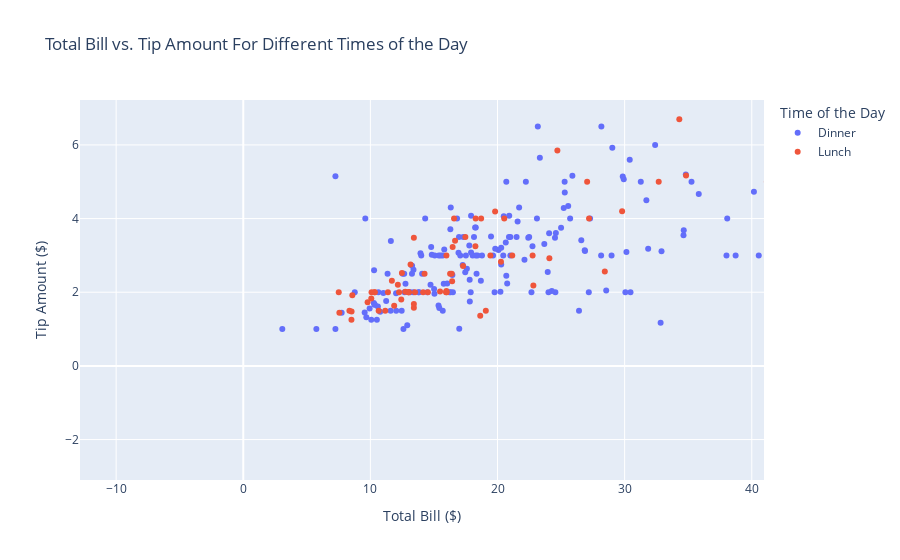

Here is the notebook cell this chart was saved with:
### Markdown cell above
Almost always, you will want to customize axes labels and texts in your plot. Using the `labels` keyword enables you to achieve this:

### Code cell
tips.plot.scatter(
    x="total_bill",
    y="tip",
    color="time",
    labels={
        "total_bill": "Total Bill ($)",
        "tip": "Tip Amount ($)",
        "time": "Time of the Day",
    },
    title="Total Bill vs. Tip Amount For Different Times of the Day",
)

### Figure 1 — Plotly figure (JSON) as saved in the notebook; plotly's stock layout.template omitted (floating-point values rounded to 4 significant figures; data arrays with more than 128 entries replaced by an {"elided": "..."} marker saying what was removed)
{"data": [{"hovertemplate": "Time of the Day=Dinner<br>Total Bill ($)=%{x}<br>Tip Amount ($)=%{y}<extra></extra>", "legendgroup": "Dinner", "marker": {"color": "#636efa", "symbol": "circle"}, "mode": "markers", "name": "Dinner", "orientation": "v", "showlegend": true, "type": "scatter", "x": {"elided": "176 float values"}, "xaxis": "x", "y": {"elided": "176 float values"}, "yaxis": "y"}, {"hovertemplate": "Time of the Day=Lunch<br>Total Bill ($)=%{x}<br>Tip Amount ($)=%{y}<extra></extra>", "legendgroup": "Lunch", "marker": {"color": "#EF553B", "symbol": "circle"}, "mode": "markers", "name": "Lunch", "orientation": "v", "showlegend": true, "type": "scatter", "x": [27.2, 22.76, 17.29, 19.44, 16.66, 10.07, 32.68, 15.98, 34.83, 13.03, 18.28, 24.71, 21.16, 10.65, 12.43, 24.08, 11.69, 13.42, 14.26, 15.95, 12.48, 29.8, 8.52, 14.52, 11.38, 22.82, 19.08, 20.27, 11.17, 12.26, 18.26, 8.51, 10.33, 14.15, 16, 13.16, 17.47, 34.3, 41.19, 27.05, 16.43, 8.35, 18.64, 11.87, 9.78, 7.51, 19.81, 28.44, 15.48, 16.58, 7.56, 10.34, 43.11, 13, 13.51, 18.71, 12.74, 13, 16.4, 20.53, 16.47, 12.16, 13.42, 8.58, 15.98, 13.42, 16.27, 10.09], "xaxis": "x", "y": [4, 3, 2.71, 3, 3.4, 1.83, 5, 2.03, 5.17, 2, 4, 5.85, 3, 1.5, 1.8, 2.92, 2.31, 1.68, 2.5, 2, 2.52, 4.2, 1.48, 2, 2, 2.18, 1.5, 2.83, 1.5, 2, 3.25, 1.25, 2, 2, 2, 2.75, 3.5, 6.7, 5, 5, 2.3, 1.5, 1.36, 1.63, 1.73, 2, 4.19, 2.56, 2.02, 4, 1.44, 2, 5, 2, 2, 4, 2.01, 2, 2.5, 4, 3.23, 2.2, 3.48, 1.92, 3, 1.58, 2.5, 2], "yaxis": "y"}], "layout": {"autosize": true, "dragmode": "pan", "legend": {"title": {"text": "Time of the Day"}, "tracegroupgap": 0}, "title": {"text": "Total Bill vs. Tip Amount For Different Times of the Day"}, "xaxis": {"anchor": "y", "autorange": false, "domain": [0, 1], "range": [-12.84, 40.96], "title": {"text": "Total Bill ($)"}, "type": "linear"}, "yaxis": {"anchor": "x", "autorange": false, "domain": [0, 1], "range": [-3.099, 7.22], "title": {"text": "Tip Amount ($)"}, "type": "linear"}}}
